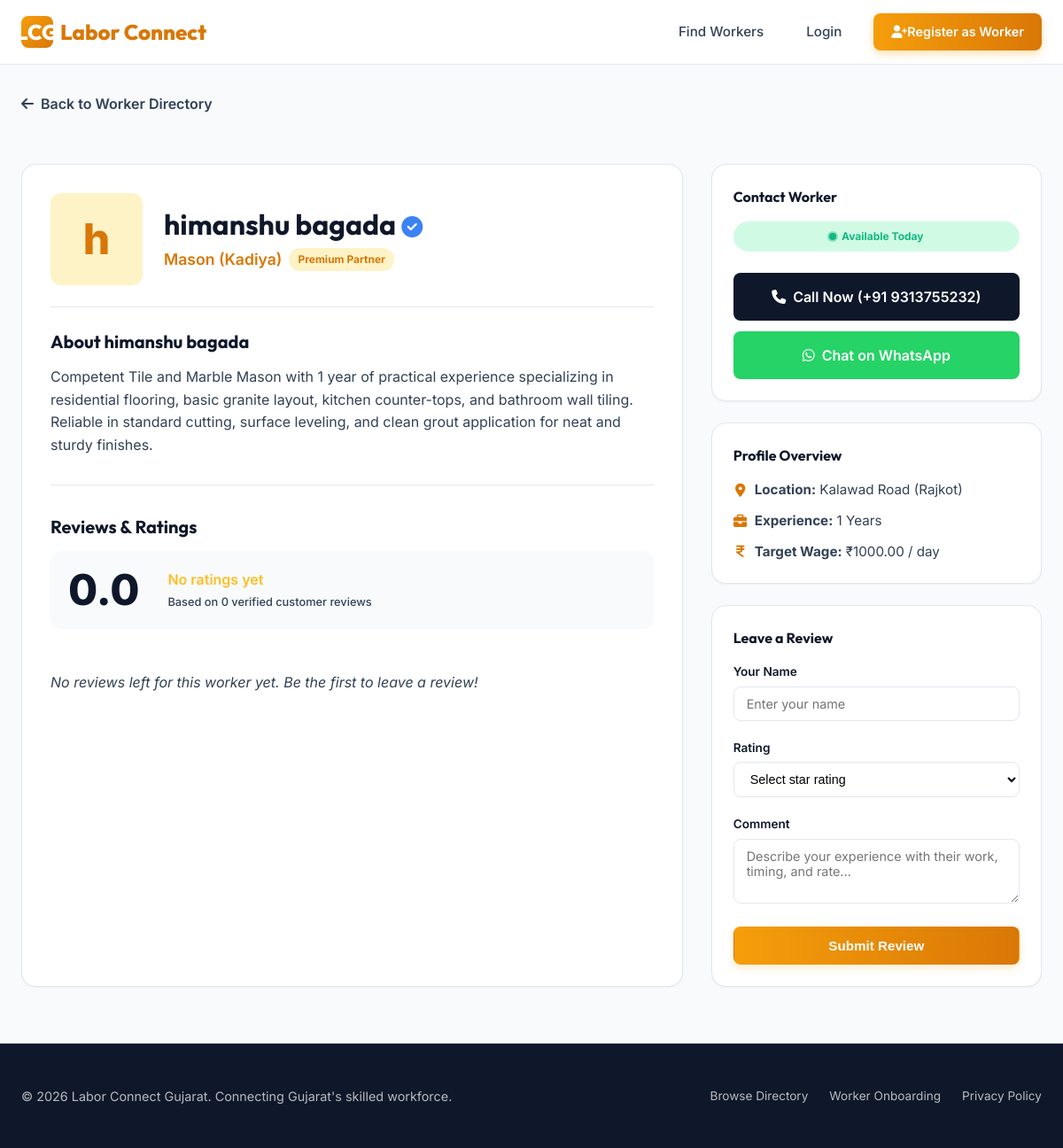
The app's page /worker/2/ with its own data.
### marketplace/models.py (models this page shows, shortened)
class WorkerProfile(models.Model):
    user = models.OneToOneField(User, on_delete=models.CASCADE, related_name='worker_profile')
    name = models.CharField(max_length=100)
    mobile_number = models.CharField(max_length=15, unique=True)
    whatsapp_number = models.CharField(max_length=15, blank=True)
    skill = models.CharField(max_length=30, choices=SKILL_CHOICES)
    experience = models.PositiveIntegerField(help_text="Years of experience")
    location = models.CharField(max_length=50, choices=LOCATION_CHOICES)
    availability = models.CharField(max_length=20, choices=AVAILABILITY_CHOICES, default='available')
    daily_rate = models.DecimalField(max_digits=8, decimal_places=2, null=True, blank=True, help_text="Daily rate in INR (optional)")
    bio = models.TextField(blank=True, max_length=500)
    profile_picture = models.ImageField(upload_to='workers/', null=True, blank=True)
    is_verified = models.BooleanField(default=False)
    is_premium = models.BooleanField(default=False)
    @property
    def average_rating(self):
        reviews = self.reviews.all()
        if reviews.exists():
            return round(sum(r.rating for r in reviews) / reviews.count(), 1)
        return 0.0
    @property
    def review_count(self):
        return self.reviews.count()

### marketplace/views.py (the view)
# urls.py: path('worker/<int:pk>/', views.worker_detail_view, name='worker_detail'),
def worker_detail_view(request, pk):
    worker = get_object_or_404(WorkerProfile, pk=pk)
    reviews = worker.reviews.all().order_by('-created_at')
    if request.method == 'POST':
        form = ReviewForm(request.POST)
        if form.is_valid():
            review = form.save(commit=False)
            review.worker = worker
            review.save()
            messages.success(request, f"Review submitted successfully for {worker.name}!")
            return redirect('worker_detail', pk=pk)
    else:
        form = ReviewForm()
    context = {
        'worker': worker,
        'reviews': reviews,
        'form': form,
    }
    return render(request, 'marketplace/worker_detail.html', context)

### marketplace/forms.py
class ReviewForm(forms.ModelForm):
    class Meta:
        model = Review
        fields = ['customer_name', 'rating', 'comment']
        widgets = {
            'rating': forms.Select(attrs={'class': 'rating-select'}),
            'comment': forms.Textarea(attrs={'rows': 3, 'placeholder': 'Write your honest review here...'}),
            'customer_name': forms.TextInput(attrs={'placeholder': 'Your Name'}),
        }

### marketplace/templates/marketplace/worker_detail.html (shortened to what this page needs)
{% extends 'marketplace/base.html' %}
{% load static %}
{% block content %}
<div class="container" style="margin-top: 2rem;">
    <a href="{% url 'home' %}" style="display: inline-flex; align-items: center; gap: 0.5rem; font-weight: 600; margin-bottom: 1.5rem; color: var(--neutral-body);" id="back-to-directory">
        <i class="fa-solid fa-arrow-left"></i> Back to Worker Directory
    </a>
    <div class="profile-layout">
        <div class="profile-main-card" id="profile-details-main">
            <div class="profile-detail-header">
                {% if worker.profile_picture %}
                    <img src="{{ worker.profile_picture.url }}" alt="{{ worker.name }}" class="profile-avatar-large">
                {% else %}
                    <div class="profile-avatar-large">
                        {{ worker.name|slice:":1" }}
                    </div>
                {% endif %}
                <div class="profile-name-section">
                    <h1 class="profile-title" id="worker-profile-name">
                        {{ worker.name }}
                        {% if worker.is_verified %}
                            <i class="fa-solid fa-circle-check verified-icon" style="font-size: 1.5rem;" title="Verified" id="worker-profile-verified"></i>
                        {% endif %}
                    </h1>
                    <div class="profile-tags">
                        <span class="worker-skill" style="font-size: 1.1rem;" id="worker-profile-skill">{{ worker.get_skill_display }}</span>
                        {% if worker.is_premium %}
                            <span class="badge" style="background-color: var(--primary-light); color: var(--primary-dark); font-weight: 700;" id="worker-profile-premium">Premium Partner</span>
                        {% endif %}
                    </div>
                </div>
            </div>
            <div class="profile-bio-section" id="worker-profile-about">
                <h3>About {{ worker.name }}</h3>
                <p class="profile-bio-text">
                    {{ worker.bio|default:"This worker has registered on Labor Connect Gujarat to offer skilled labor services. They are committed to delivering high-quality, professional workmanship on jobs across Ahmedabad. Contact directly below to discuss project details, scope of work, and rates." }}
                </p>
            </div>
            <div class="reviews-section" id="worker-reviews-wrapper">
                <h3>Reviews & Ratings</h3>
                <div class="review-summary-card" id="rating-summary-card">
                    <div class="review-summary-num" id="avg-rating-value">{{ worker.average_rating }}</div>
                    <div>
                        <div class="rating-stars" id="rating-summary-stars">
                            {% if worker.average_rating > 0 %}
                                <i class="fa-solid fa-star"></i>
                                <span style="font-size: 1.15rem; color: var(--neutral-dark);">{{ worker.average_rating }} / 5.0</span>
                            {% else %}
                                <span>No ratings yet</span>
                            {% endif %}
                        </div>
                        <span class="rating-text" id="total-reviews-count">Based on {{ worker.review_count }} verified customer reviews</span>
                    </div>
                </div>
                <div class="review-list" id="reviews-items-list">
                    {% for review in reviews %}
                        <div class="review-item" id="review-item-{{ review.id }}">
                            <div class="review-header">
                                <span class="review-author" id="review-author-{{ review.id }}">{{ review.customer_name }}</span>
                                <span class="review-date" id="review-date-{{ review.id }}">{{ review.created_at|date:"M d, Y" }}</span>
                            </div>
                            <div class="rating-stars" style="margin-bottom: 0.5rem; font-size: 0.85rem;" id="review-stars-{{ review.id }}">
                                {% for i in "12345"|make_list %}
                                    {% if forloop.counter <= review.rating %}
                                        <i class="fa-solid fa-star"></i>
                                    {% else %}
                                        <i class="fa-regular fa-star"></i>
                                    {% endif %}
                                {% endfor %}
                            </div>
                            <p class="review-comment" id="review-comment-{{ review.id }}">{{ review.comment }}</p>
                        </div>
                    {% empty %}
                        <p style="color: var(--neutral-body); font-style: italic; padding: 1.5rem 0;" id="no-reviews-fallback">No reviews left for this worker yet. Be the first to leave a review!</p>
                    {% endfor %}
                </div>
            </div>
        </div>
        <div class="profile-sidebar" id="profile-details-sidebar">
            <div class="sidebar-card" id="contact-action-card">
                <h4 style="margin-bottom: 1rem;">Contact Worker</h4>
                <div style="margin-bottom: 1.5rem;">
                    {% if worker.availability == 'available' %}
                        <div class="badge badge-available" style="width: 100%; justify-content: center; padding: 0.5rem;" id="sidebar-avail-available">
                            <span class="badge-dot"></span> Available Today
                        </div>
                    {% elif worker.availability == 'soon' %}
                        <div class="badge badge-soon" style="width: 100%; justify-content: center; padding: 0.5rem;" id="sidebar-avail-soon">
                            <span class="badge-dot"></span> Available Soon
                        </div>
                    {% else %}
                        <div class="badge badge-busy" style="width: 100%; justify-content: center; padding: 0.5rem;" id="sidebar-avail-busy">
                            <span class="badge-dot"></span> Currently Busy
                        </div>
                    {% endif %}
                </div>
                <div style="display: flex; flex-direction: column; gap: 0.75rem;">
                    <a href="tel:+91{{ worker.mobile_number }}" class="btn btn-secondary" style="gap: 0.5rem; font-size: 1rem; padding: 0.875rem;" id="sidebar-call-btn">
                        <i class="fa-solid fa-phone"></i> Call Now (+91 {{ worker.mobile_number }})
                    </a>
                    <a href="https://wa.me/91{{ worker.whatsapp_number|default:worker.mobile_number }}?text=Hello%20{{ worker.name }},%20I%20saw%20your%20profile%20on%20Labor%20Connect%20Gujarat%20and%20wanted%20to%20hire%20you." target="_blank" class="btn btn-primary" style="background: #25D366; gap: 0.5rem; font-size: 1rem; padding: 0.875rem; box-shadow: none;" id="sidebar-whatsapp-btn">
                        <i class="fa-brands fa-whatsapp"></i> Chat on WhatsApp
                    </a>
                </div>
            </div>
            <div class="sidebar-card" id="worker-stats-card">
                <h4 style="margin-bottom: 1rem;">Profile Overview</h4>
                <div class="worker-details-list" style="font-size: 0.95rem; gap: 0.75rem;">
                    <div class="detail-item" id="sidebar-loc">
                        <i class="fa-solid fa-location-dot" style="color: var(--primary-dark);"></i>
                        <span><strong>Location:</strong> {{ worker.get_location_display }}</span>
                    </div>
                    <div class="detail-item" id="sidebar-exp">
                        <i class="fa-solid fa-briefcase" style="color: var(--primary-dark);"></i>
                        <span><strong>Experience:</strong> {{ worker.experience }} Years</span>
                    </div>
                    {% if worker.daily_rate %}
                        <div class="detail-item" id="sidebar-rate">
                            <i class="fa-solid fa-indian-rupee-sign" style="color: var(--primary-dark);"></i>
                            <span><strong>Target Wage:</strong> ₹{{ worker.daily_rate }} / day</span>
                        </div>
                    {% endif %}
                </div>
            </div>
            <div class="review-form-card" id="submit-review-card">
                <h4 style="margin-bottom: 1rem; color: var(--neutral-dark);">Leave a Review</h4>
                <form method="POST" id="submit-review-form">
                    <div class="form-group" id="form-group-customer-name">
                        <label for="id_customer_name" class="input-label">Your Name</label>
                        <input type="text" name="customer_name" id="id_customer_name" class="form-control" placeholder="Enter your name" required>
                    </div>
                    <div class="form-group" id="form-group-rating">
                        <label for="id_rating" class="input-label">Rating</label>
                        <select name="rating" id="id_rating" class="rating-select" required>
                            <option value="" disabled selected>Select star rating</option>
                        </select>
                    </div>
                    <div class="form-group" id="form-group-comment">
                        <label for="id_comment" class="input-label">Comment</label>
                        <textarea name="comment" id="id_comment" class="form-control" rows="3" placeholder="Describe your experience with their work, timing, and rate..." required></textarea>
                    </div>
                    <button type="submit" class="btn btn-primary" style="width: 100%;" id="submit-review-btn">
                        Submit Review
                    </button>
                </form>
            </div>
        </div>
    </div>
</div>
{% endblock %}

### records on screen
WorkerProfile: name "h", name "himanshu bagada", skill "Mason (Kadiya)", bio "Competent Tile and Marble Mason with 1 year of practical experience specializing in residential flooring, basic granite layout, kitchen counter-tops, and bathroom wall tiling. Reliable in standard cutting, surface leveling, and clean grout application for neat and sturdy finishes.", average_rating "0.0", review_count "0", mobile_number "9313755232", location "Kalawad Road (Rajkot)", experience "1", daily_rate "1000.00"
